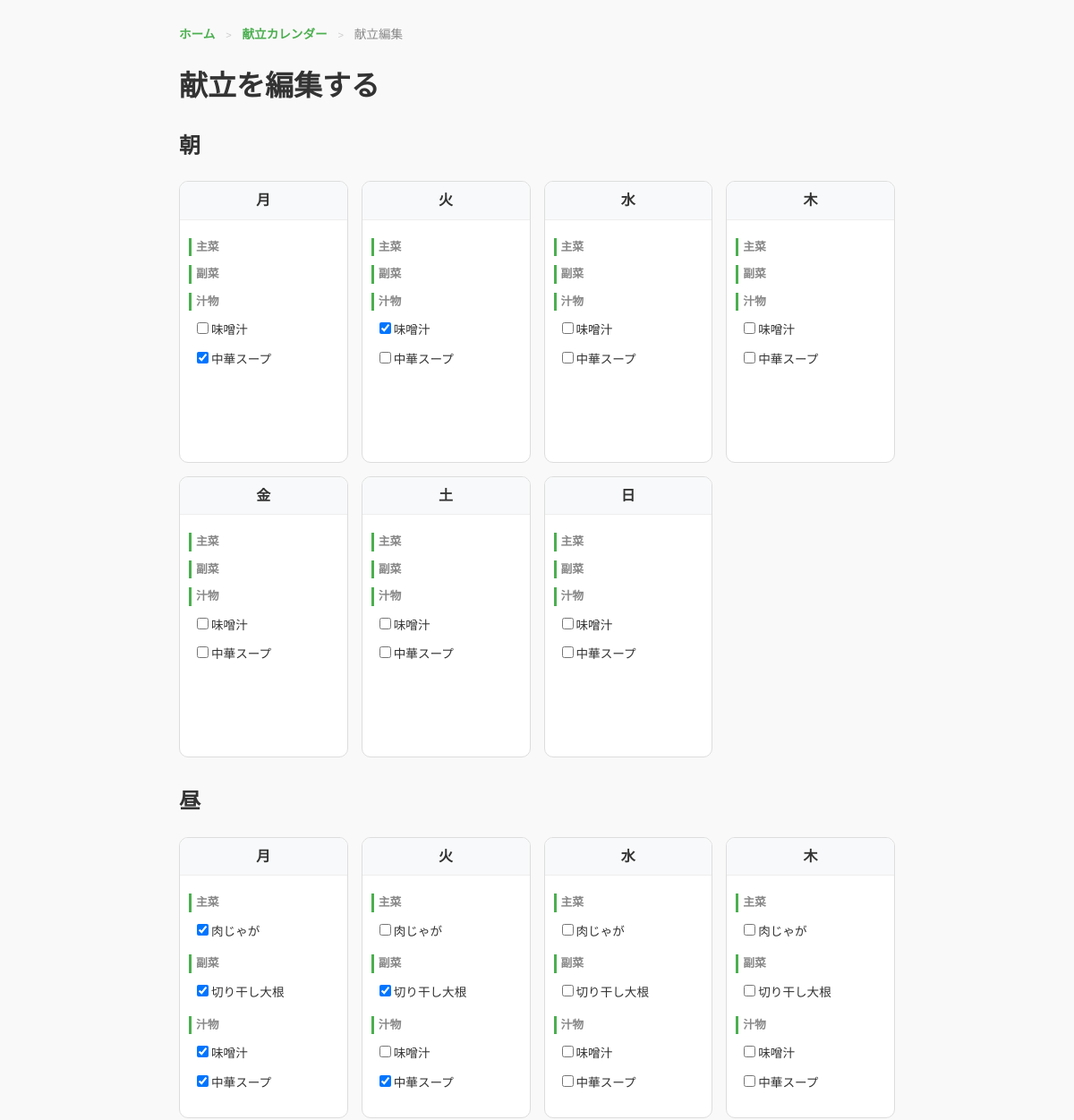
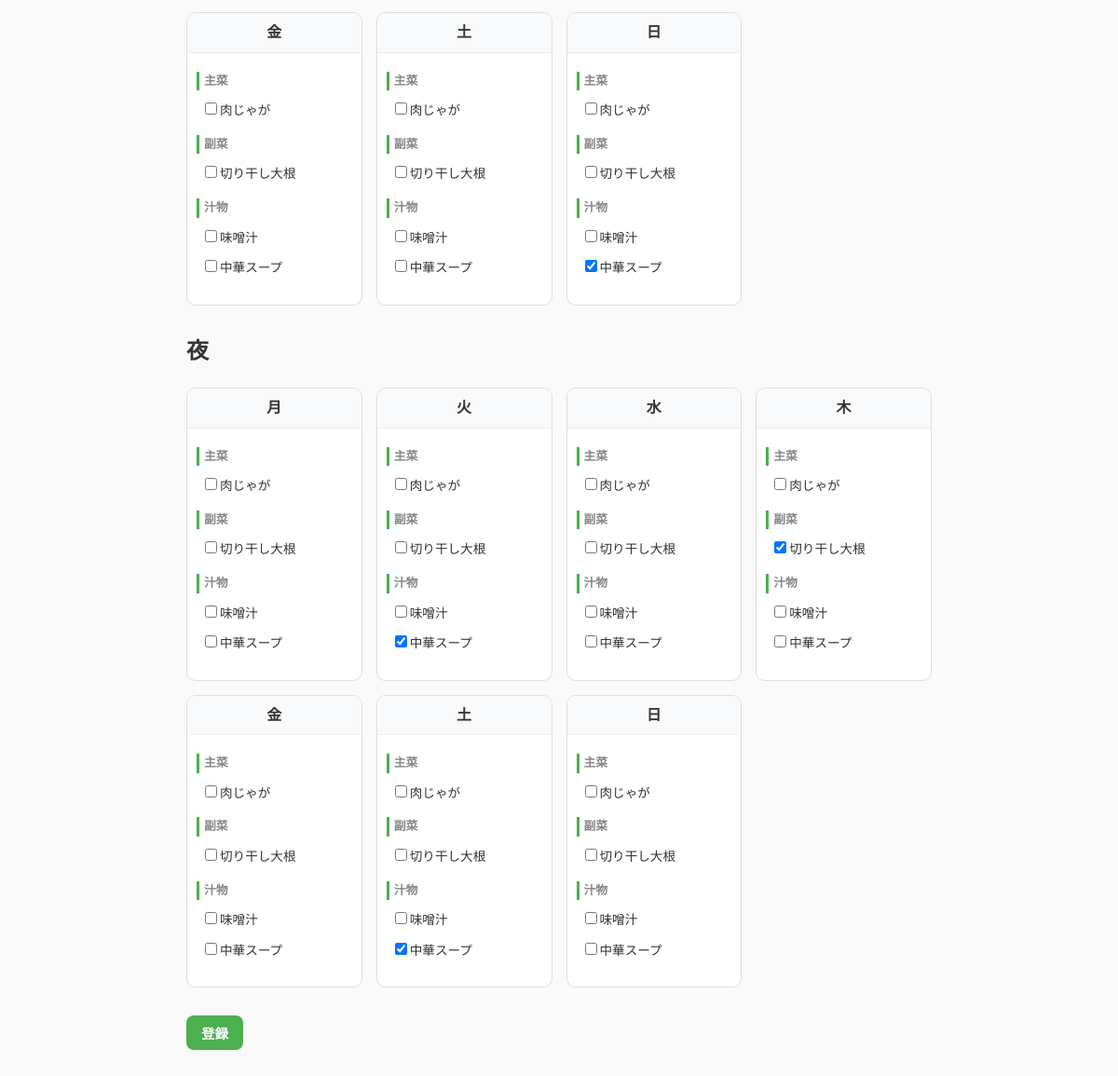
Before: /menu/add with the older database file (2 pictures, top to bottom).
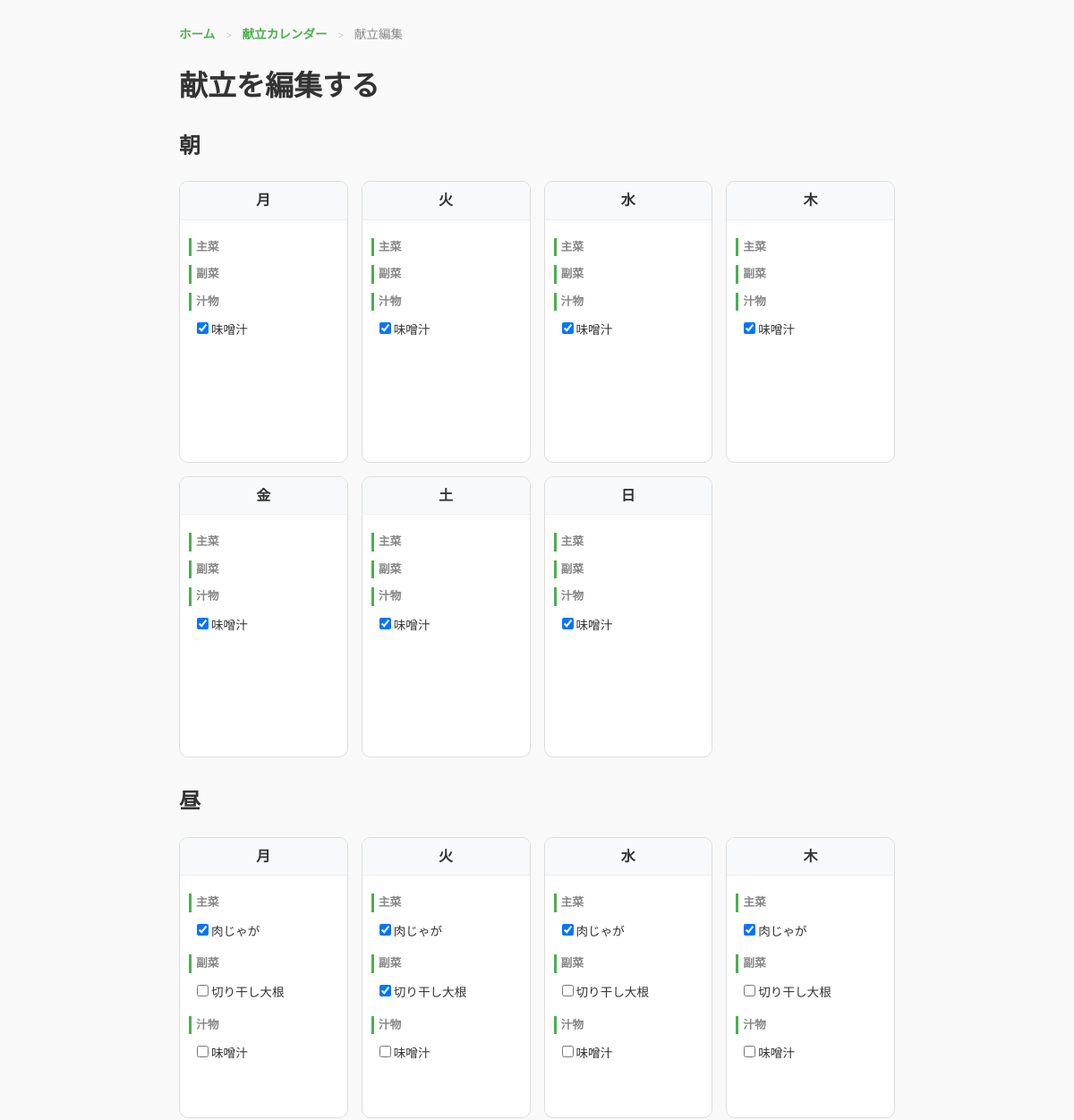
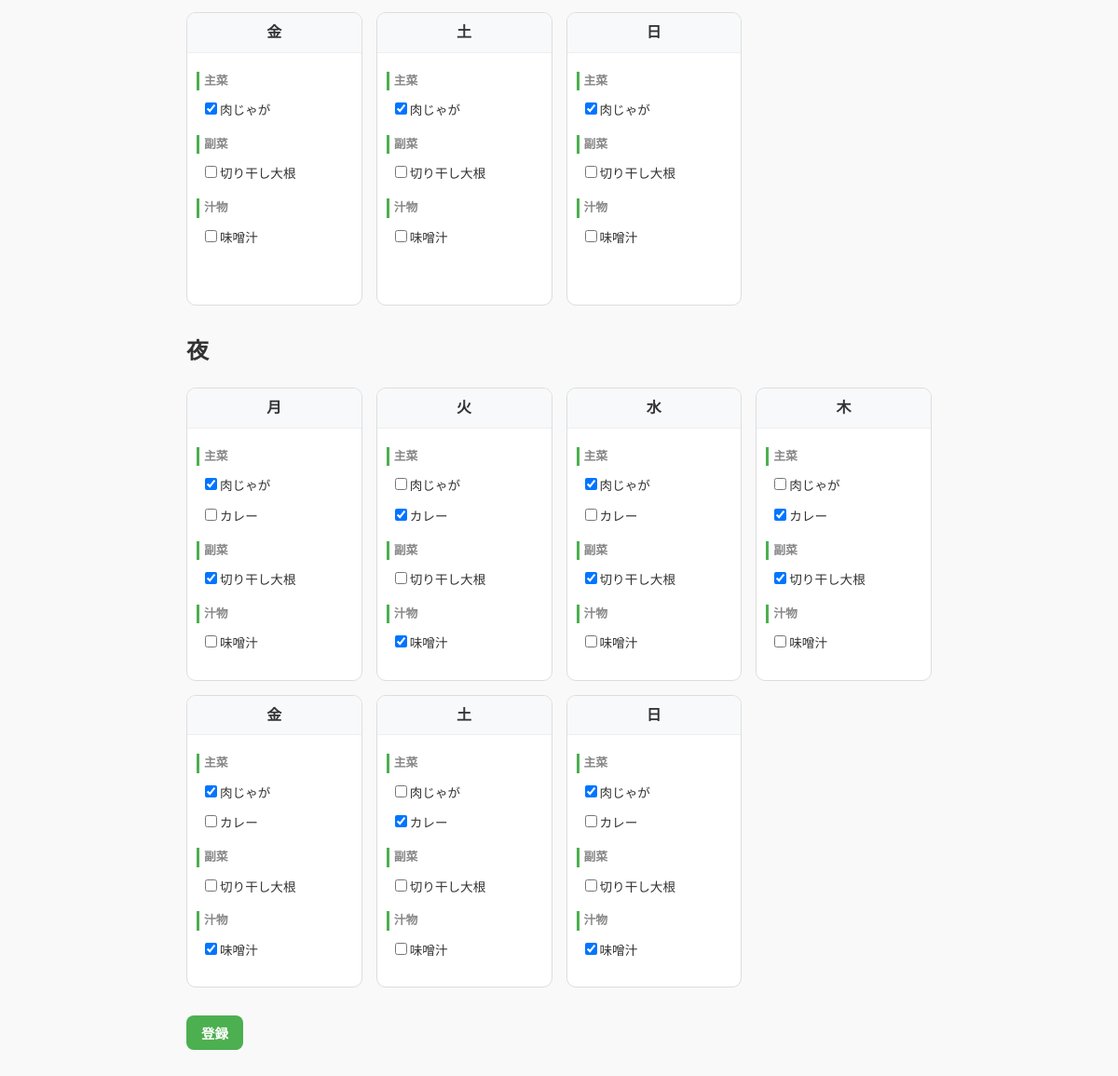
After: the same page with the newer database file (2 pictures, top to bottom).
### app/models.py (models this page shows)
class Recipe(db.Model): #レシピテーブル
    __tablename__ = "recipes"
    id = db.Column(db.Integer, primary_key=True) #主キー
    name = db.Column(db.String(100), nullable=False) #レシピ名（必須）
    process = db.Column(db.Text, nullable=True)
    time_category = db.Column(db.String(50)) #朝・昼・夜
    dish_category = db.Column(db.String(50)) #主菜・副菜・汁物
    recipe_ingredients = db.relationship(
        "RecipeIngredient",
        cascade="all, delete-orphan",#レシピ削除時に紐づく材料も削除する
        passive_deletes=True
    )
    menu_items = db.relationship(
        'MenuItem',
        cascade="all, delete-orphan" # レシピ削除時に紐づく献立も削除する
    )

### app/routes.py (the view, shortened to what this page needs)
    @app.route("/menu/add", methods=["GET", "POST"])
    def add_menu():
        morning_main = Recipe.query.filter(
            and_(Recipe.time_category.like("%朝%"), Recipe.dish_category.like("%主菜%"))
        ).all()
        morning_side = Recipe.query.filter(
            and_(Recipe.time_category.like("%朝%"), Recipe.dish_category.like("%副菜%"))
        ).all()
        morning_soup = Recipe.query.filter(
            and_(Recipe.time_category.like("%朝%"), Recipe.dish_category.like("%汁物%"))
        ).all()
        lunch_main = Recipe.query.filter(
            and_(Recipe.time_category.like("%昼%"), Recipe.dish_category.like("%主菜%"))
        ).all()
        lunch_side = Recipe.query.filter(
            and_(Recipe.time_category.like("%昼%"), Recipe.dish_category.like("%副菜%"))
        ).all()
        lunch_soup = Recipe.query.filter(
            and_(Recipe.time_category.like("%昼%"), Recipe.dish_category.like("%汁物%"))
        ).all()
        dinner_main = Recipe.query.filter(
            and_(Recipe.time_category.like("%夜%"), Recipe.dish_category.like("%主菜%"))
        ).all()
        dinner_side = Recipe.query.filter(
            and_(Recipe.time_category.like("%夜%"), Recipe.dish_category.like("%副菜%"))
        ).all()
        dinner_soup = Recipe.query.filter(
            and_(Recipe.time_category.like("%夜%"), Recipe.dish_category.like("%汁物%"))
        ).all()
        recipe_map = {
            "朝": {"main": morning_main, "side": morning_side, "soup": morning_soup},
            "昼": {"main": lunch_main, "side": lunch_side, "soup": lunch_soup},
            "夜": {"main": dinner_main, "side": dinner_side, "soup": dinner_soup},
        }
        menu = Menu.query.first()
        selected_map ={}
        if menu:
            for item in menu.menu_items:
                key = f"{item.day}_{item.timing}"
                if key not in selected_map:
                    selected_map[key] = []
                selected_map[key].append(item.recipe_id)
        return render_template(
            "add_menu.html",
            recipe_map=recipe_map,
            selected_map=selected_map
        )

### app/templates/add_menu.html (shortened to what this page needs)
<!DOCTYPE html>
<html>
<head>
    <link rel="stylesheet" href="{{ url_for('static', filename='css/style.css') }}">
</head>
<body>
    <div class="container"> <nav class="breadcrumb">
        <a href="/">ホーム</a> <span>&gt;</span> <a href="/menu">献立カレンダー</a> <span>&gt;</span> 献立編集
    </nav>
    <h1>献立を編集する</h1>
    <form method="post" class="menu-form">
        {% for timing in ["朝","昼","夜"] %}
            <h2 class="timing-title">{{ timing }}</h2>
            <div class="day-grid">
                {% for day in ["月","火","水","木","金","土","日"] %}
                <div class="menu-add-card">
                    <div class="day-header">{{ day }}</div>
                    <div class="card-content">
                        {% for category, recipes in recipe_map[timing].items() %}
                            <p class="category-label">
                                {% if category == "main" %}主菜{% elif category == "side" %}副菜{% else %}汁物{% endif %}
                            </p>
                            <div class="recipe-options">
                                {% for r in recipes %}
                                    <label class="recipe-check-label">
                                        <input type="checkbox" name="{{ category }}_{{ day }}_{{ timing }}" value="{{ r.id }}"
                                            {% if selected_map.get(day ~ '_' ~ timing) and r.id in selected_map.get(day ~ '_' ~ timing) %}
                                                checked
                                            {% endif %}
                                        ><span>{{ r.name }}</span>
                                    </label>
                                {% endfor %}
                            </div>
                        {% endfor %}
                    </div>
                </div>
                {% endfor %}
            </div>
        {% endfor %}
        <div class="form-actions">
            <button type="submit" class="button-green">登録</button>
        </div>
    </form>
</body>
</html>

### app/static/css/style.css (style rules this page uses)
body { padding: 20px; background-color: #f9f9f9; font-family: sans-serif; color: #333; line-height: 1.6; }
.container { max-width: 800px; margin: auto; }
.breadcrumb { margin-bottom: 15px; font-size: 0.85rem; color: #888; }
.breadcrumb a { color: #4CAF50; text-decoration: none; font-weight: bold; }
.breadcrumb span { margin: 0 8px; color: #ccc; font-size: 0.7rem; }
.button-green, .button-red { display: inline-block; padding: 8px 16px; border-radius: 8px; font-size: 0.9rem; font-weight: bold; text-decoration: none; border: none; cursor: pointer; transition: all 0.2s ease; text-align: center; }
.button-green { background-color: #4CAF50; color: white; }
.day-grid { display: grid; grid-template-columns: repeat(auto-fill, minmax(180px, 1fr)); gap: 15px; margin-bottom: 30px; }
.menu-add-card { background: #fff; border: 1px solid #ddd; border-radius: 10px; overflow: hidden; }
.day-header { background: #f8f9fa; padding: 8px; text-align: center; font-weight: bold; border-bottom: 1px solid #eee; }
.card-content { padding: 10px; height: 250px; overflow-y: auto; }
.category-label { font-size: 0.8rem; color: #888; border-left: 3px solid #4CAF50; padding-left: 5px; margin: 10px 0 5px; font-weight: bold; }
.recipe-check-label { display: block; padding: 5px; font-size: 0.85rem; cursor: pointer; border-radius: 4px; }

Changed rows visible on the page:
removed Recipe: id "☑", name "中華スープ"
computed for Recipe "味噌汁": id "☐" → "☑"; id "☑" → "☐"
computed for Recipe "肉じゃが": id "☐" → "☑"
computed for Recipe "切り干し大根": id "☑" → "☐"; id "☐" → "☑"
added Recipe: name "カレー", id "☑"
